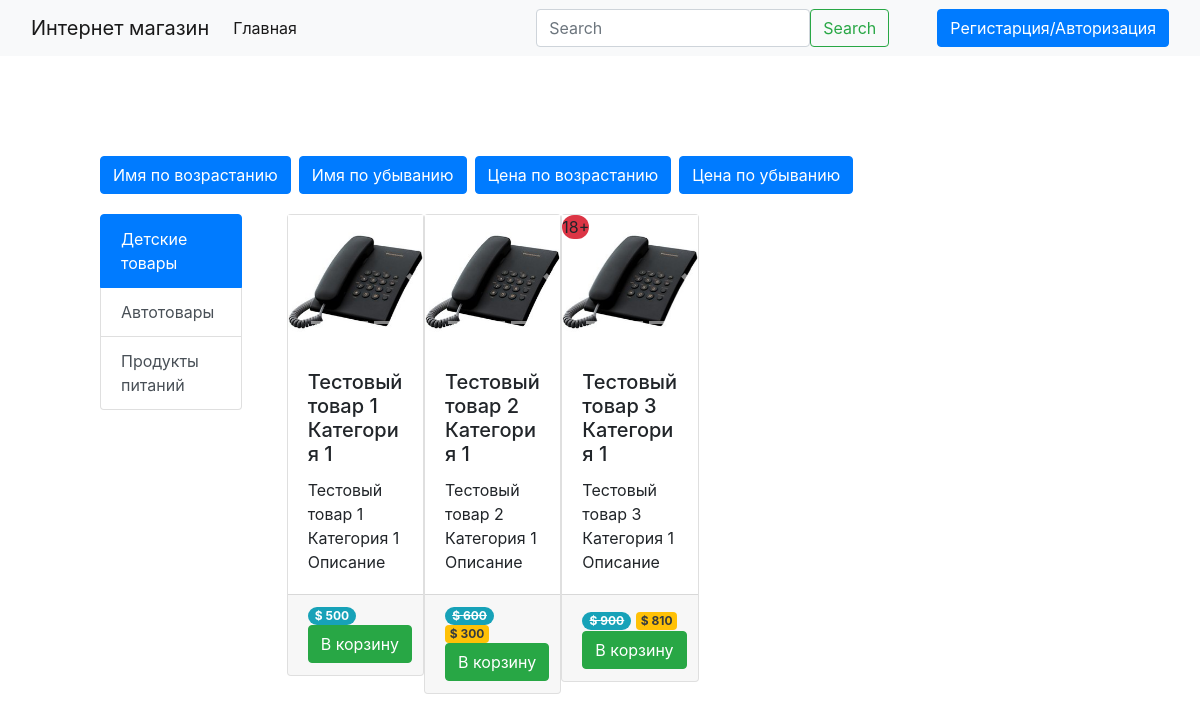
The page / on the database its author committed.
### tables this page shows
CREATE TABLE `category` (
  `id` int(11) NOT NULL,
  `name` varchar(255) NOT NULL
);

CREATE TABLE `products` (
  `id` int(11) NOT NULL,
  `name` varchar(255) NOT NULL,
  `description` varchar(2000) NOT NULL,
  `category_id` varchar(255) NOT NULL,
  `price` int(255) NOT NULL,
  `sale` varchar(3) DEFAULT NULL,
  `sale_date` date DEFAULT NULL,
  `img` longtext NOT NULL,
  `forAdults` tinyint(1) NOT NULL
);

### index.php (the view, shortened to what this page needs)
<?php
   require_once("components/header.php");
?>
<!DOCTYPE html>
<html lang="en">
<head>
    <link rel="stylesheet" href="https://maxcdn.bootstrapcdn.com/bootstrap/4.0.0/css/bootstrap.min.css">
    <link rel="stylesheet" href="style/main.css">
</head>
<body>
    <div class="sort-block d-flex">
        <form action="index.php" method="post" class="m-0 mr-2">
            <button class="btn btn-primary" type="submit">Имя по возрастанию</button>
        </form>
        <form action="index.php" method="post" class="m-0 mr-2">
            <button class="btn btn-primary" type="submit">Имя по убыванию</button>
        </form>
        <form action="index.php" method="post" class="m-0 mr-2">
            <button class="btn btn-primary" type="submit">Цена по возрастанию</button>
        </form>
        <form action="index.php" method="post" class="m-0 mr-2">
            <button class="btn btn-primary" type="submit">Цена по убыванию</button>
        </form>
    </div>
<div class="products col-12">
    <div class="row">
    <div class="col-2">
        <div class="list-group" id="list-tab" role="tablist">
            <?php
            $category_query = mysqli_query($connect, "SELECT * FROM `category` ORDER BY id");
            while ($row = mysqli_fetch_assoc($category_query)) {
                $categoryTepm[] = $row;
            }
            $category_id = 0;
            ?>
            <?foreach($categoryTepm as $category): ?>
            <a class="list-group-item list-group-item-action <? if($category_id === 0) echo 'active';?>" id="list-category<?=$category_id?>-list" data-toggle="list" href="#list-category<?=$category_id?>" role="tab" aria-controls="category<?=$category_id?>"><?=$category['name']?></a>
            <? $category_id++; ?>
            <? endforeach; $category_id = 0; ?>
        </div>
    </div>
    <div class="col-9">
        <div class="tab-content" id="nav-tabContent">
            <?foreach($categoryTepm as $category): ?>
            <div class="tab-pane fade col-9 <? if($category_id === 0) echo 'show active';?>" style="position:absolute;" id="list-category<?=$category_id?>" role="tabpanel" aria-labelledby="list-category<?=$category_id?>-list">
                    <?php
                        $id = $category['id'];
                        if(!empty($_POST['sort'])) {
                            $products_query = mysqli_query($connect, "SELECT * FROM `products` WHERE `category_id`='$id' ORDER BY ". $_POST['sort']);
                        } else {
                            $products_query = mysqli_query($connect, "SELECT * FROM `products` WHERE `category_id`='$id' ORDER BY id");
                        }
                        $i = 0;
                        $g = 0;
                        $a = 0;
                        while ($row = mysqli_fetch_assoc($products_query)) {
                            $productsTepm[] = $row;
                        }
                    ?>
                    <?foreach($productsTepm as $product): ?>
                        <?
                            $img_array = json_decode($product['img'], true);
                            $i++;
                        ?>
                        <div class="card w-25 position-relative">
                            <?if($product['forAdults']) echo '<span class="position-absolute top-0 right-0 pbadge bg-danger" style="z-index:999; border-radius:50px;">18+</span>'?>
                            <div id="carouselExampleIndicators<?=$i?>" class="carousel slide" data-ride="carousel">
                                <ol class="carousel-indicators">
                                    <?foreach($img_array as $img):?>
                                    <li data-target="#carouselExampleIndicators<?=$i?>" data-slide-to="<?=$g?>"></li>
                                    <? $g++; ?>
                                    <? endforeach; $g = 0?>
                                </ol>
                                <div class="carousel-inner">
                                    <?foreach($img_array as $img):?>
                                        <div class="carousel-item <? if($a === 0) echo 'active';?>">
                                        <img class="d-block w-100 h-200px" src="<?=$img?>" alt="<?=$a?> слайд">
                                    </div>
                                    <? $a++; ?>
                                    <? endforeach; $a = 0?>
                                </div>
                                <a class="carousel-control-prev" href="#carouselExampleIndicators<?=$i?>" role="button" data-slide="prev">
                                    <span class="carousel-control-prev-icon" aria-hidden="true"></span>
                                </a>
                                <a class="carousel-control-next" href="#carouselExampleIndicators<?=$i?>" role="button" data-slide="next">
                                    <span class="carousel-control-next-icon" aria-hidden="true"></span>
                                </a>
                            </div>
                            <div class="card-body">
                                <h5 class="card-title"><?= $product['name'] ?></h5>
                                <p class="card-text"><?= $product['description'] ?></p>
                            </div>
                            <div class="card-footer">
                                <? if($product['sale'] && $product['sale_date'] > date('Y-m-d')) {
                                        $price = $product['price']/100 * (100 - $product['sale']);
                                        echo '
                                        <span class="badge badge-pill badge-info" style="text-decoration: line-through;">$ '.$product['price'].'</span>
                                        <span class="badge rounded-pill bg-warning text-dark">$ '.$price.'</span>
                                        ';
                                    } else {
                                        echo '<span class="badge badge-pill badge-info">$ '.$product['price'].'</span>';
                                    }
                                ?>
                                <form style="display: inline" action="vendor/AddCart.php" method="GET">
                                    <button type="submit" class="btn btn-success">В корзину</button>
                                </form>
                            </div>
                        </div>
                <? endforeach; $productsTepm = [];?>
            </div>
            <? $category_id++; ?>
            <? endforeach; $category_id = 0; ?>
        </div>
    </div>
    </div>
</div>
</body>
</html>

### components/header.php (shortened to what this page needs)
<?php
    if($_SESSION['isLogin']) {
        $isLogin = $_SESSION['isLogin'];
    } else {
        $isLogin =  false;
    }
    $user = $_SESSION['user'];
    $user_id = $user['id'];
    $cart_query = mysqli_query($connect, "SELECT * FROM `cart` WHERE `user_id` = '$user_id'");
    $cart = mysqli_num_rows($cart_query);
?>
<header>
    <nav class="navbar navbar-expand-lg navbar-light bg-light">
        <div class="container-fluid">
            <div class="collapse navbar-collapse" id="navbarTogglerDemo01">
            <a class="navbar-brand" href="#">Интернет магазин</a>
            <ul class="navbar-nav me-auto mb-2 mb-lg-0">
                <li class="nav-item">
                    <a class="nav-link active" aria-current="page" href="../index.php">Главная</a>
                </li>
            </ul>
            </div>
            <form class="d-flex me-5 m-0" action="search.php" method="post">
                <input class="form-control me-2" type="search" placeholder="Search" name="search" aria-label="Search">
                <button class="btn btn-outline-success" type="submit">Search</button>
            </form>
            <div class="m-0 ml-5">
                <ul class="navbar-nav me-auto mb-2 mb-lg-0">
                    <li class="nav-item">
                    <?php
                        if($isLogin) {
                            echo '
                            <div class="d-flex">';
                            if ($user['admin_lvl'] !== null) {
                                echo '
                                <a href="/admin.php" class="btn btn-warning mr-2 position-relativ">
                                    Админ панель
                                </a>';
                            }
                            echo '
                            <a href="/cart.php" class="btn btn-info mr-2 position-relativ">
                                Корзина/Заказы
                                <span class="position-absolute top-0 start-100 translate-middle badge rounded-pill bg-danger">
                                '.$cart.'
                                </span>
                            </a>
                            <form action="vendor/logout.php" method="post" class="m-0">
                            <button  type="submit" class="btn btn-danger">
                                Выйти
                            </button>
                            </form>
                            </div>';
                        } else { echo '
                            <button type="button" class="btn btn-primary" data-toggle="modal" data-target="#sign">
                                Регистарция/Авторизация
                            </button>';
                        }
                    ?>
                    </li>
                </ul>
            </div>
        </div>
    </nav>
</header>

### style/main.css (style rules this page uses)
.products { width: 100%; height: 100%; padding: 100px; box-sizing: border-box; padding-top: 0; }
.sort-block { padding: 100px; padding-bottom: 20px; }
.tab-pane { display: flex; align-items: flex-start; flex-wrap: wrap; }
.tab-pane { display: none; }
.tab-pane.active { display: flex; }

### rows shown on the page
category: name "Детские товары"
category: name "Автотовары"
category: name "Продукты питаний"
products: name "Тестовый товар 1 Категория 1", description "Тестовый товар 1 Категория 1 Описание", price "500"
products: name "Тестовый товар 2 Категория 1", description "Тестовый товар 2 Категория 1 Описание", price "600", price "300"
products: forAdults "18+", name "Тестовый товар 3 Категория 1", description "Тестовый товар 3 Категория 1 Описание", price "900", price "810"
